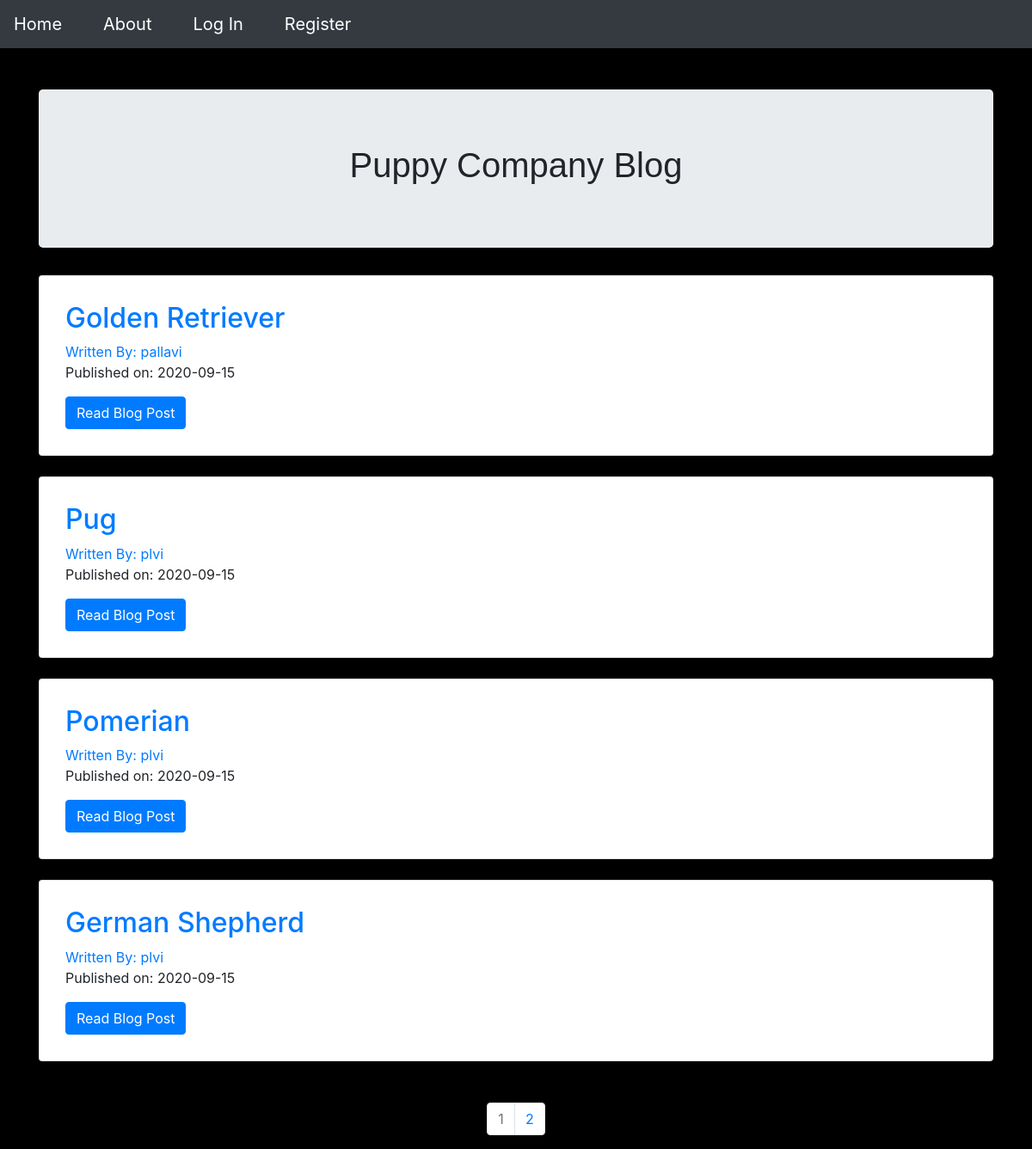
The page / on the database its author committed.
### puppycompanyblog/models.py (models this page shows, shortened)
class BlogPost(db.Model):
    users = db.relationship(User)
    id = db.Column(db.Integer, primary_key=True)
    user_id = db.Column(db.Integer, db.ForeignKey('users.id'), nullable=False)
    date = db.Column(db.DateTime, nullable=False, default=datetime.utcnow)
    title = db.Column(db.String(140), nullable=False)
    text = db.Column(db.Text, nullable=False)

class User(db.Model, UserMixin):
    __tablename__ = 'users'
    id = db.Column(db.Integer, primary_key=True)
    profile_image = db.Column(
        db.String(64), nullable=False, default='default_profile.jpg')
    email = db.Column(db.String(64), unique=True, index=True)
    username = db.Column(db.String(64), unique=True, index=True)
    pasword_hash = db.Column(db.String(128))
    posts = db.relationship('BlogPost', backref='author', lazy=True)

### puppycompanyblog/core/views.py (the view)
@core.route('/')
def index():
    page = request.args.get('page', 1, type=int)
    blog_posts = BlogPost.query.order_by(BlogPost.date.desc()).paginate(page=page, per_page=4)\
    return render_template('index.html', blog_posts=blog_posts)

### puppycompanyblog/templates/index.html
{% extends "base.html" %} {% block content %}
<div class="jumbotron">
  <center>
    <h1 style="font-family:'Lucida Sans', 'Lucida Sans Regular', 'Lucida Grande', 'Lucida Sans Unicode', Geneva, Verdana, sans-serif">Puppy Company Blog</h1>
  </center>
</div>
<div class="conatiner">
  {% for post in blog_posts.items %}
  <div class="card" style="padding: 30px;">
    <div class="card-cody">
      <h2>
        <a
          href="{{url_for('blog_posts.blog_post',blog_post_id = post.id)}}"
          class="card-title"
          >{{post.title}}</a
        >
      </h2>
      <a href="{{url_for('users.user_posts',username=post.author.username)}}"
        >Written By: {{post.author.username}}</a
      >
      <p>Published on: {{post.date.strftime('%Y-%m-%d')}}</p>
      <a
        href="{{url_for('blog_posts.blog_post',blog_post_id = post.id)}}"
        class="btn btn-primary"
        >Read Blog Post</a
      >
    </div>
  </div>
  <br>
  {% endfor %}
</div>
<br>
<nav aria-label="Page navigation example">
  <ul class="pagination justify-content-center">
    {% for page_num in blog_posts.iter_pages(left_edge=1,right_edge=1,left_current=1,right_current=2) %}
      {%if blog_posts.page == page_num %}
      <li class="page-item disabled">
        <a href="{{url_for('core.index',page=page_num)}}" class="page-link">{{page_num}}</a>
      </li>
      {% else %}
      <li class="page-item">
        <a href="{{url_for('core.index',page=page_num)}}" class="page-link">{{page_num}}</a>
      </li>
      {% endif %}
    {% endfor %}
  </ul>
</nav
{% endblock %}

### rows shown on the page
BlogPost: title "Golden Retriever", author.username "pallavi", date "2020-09-15"
BlogPost: title "Pug", author.username "plvi", date "2020-09-15"
BlogPost: title "Pomerian", author.username "plvi", date "2020-09-15"
BlogPost: title "German Shepherd", author.username "plvi", date "2020-09-15"

### other values the page prints
{{ page_num }} "1"
{{ page_num }} "2"
